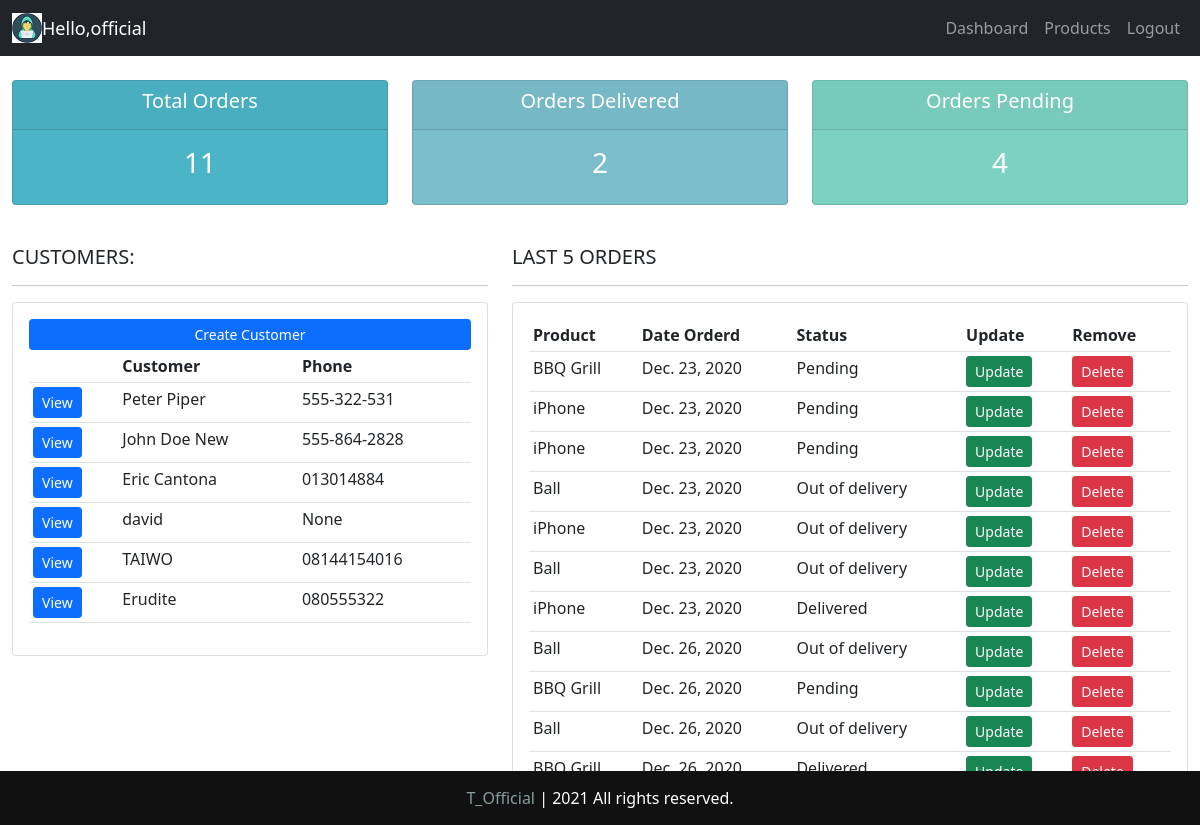
The app's page / (signed in) with its own data.
### accounts/models.py (models this page shows, shortened)
class Customer(models.Model):
    user = models.OneToOneField(
        User, blank=True, null=True, on_delete=models.CASCADE)
    name = models.CharField(max_length=200, null=True)
    phone = models.CharField(max_length=200, null=True)
    email = models.CharField(max_length=200, null=True)
    profile_pic = models.ImageField(
        default="unnamed.jpg", null=True, blank=True)
    date_created = models.DateField(auto_now_add=True, null=True)

class Order(models.Model):
    STATUS = (
        ('Pending', 'Pending'),
        ('Out of delivery', 'Out of delivery'),
        ('Delivered', 'Delivered'),
    )
    customer = models.ForeignKey(
        Customer, null=True, on_delete=models.SET_NULL)
    product = models.ForeignKey(Product, null=True, on_delete=models.SET_NULL)
    date_created = models.DateField(auto_now_add=True, null=True)
    status = models.CharField(max_length=200, null=True, choices=STATUS)
    note = models.CharField(max_length=1000, null=True)

class Product(models.Model):
    CATEGORY = (
        ('Indoor', 'Indoor'),
        ('Outdoor', 'Outdoor'),
    )
    name = models.CharField(max_length=200, null=True)
    price = models.FloatField(null=True)
    category = models.CharField(max_length=200, null=True, choices=CATEGORY)
    description = models.CharField(max_length=200, null=True, blank=True)
    date_created = models.DateField(auto_now_add=True, null=True)
    tags = models.ManyToManyField(Tag)
    def __str__(self):
        return self.name

### accounts/decorators.py (the view)
    def wrapper_function(request, *args, **kwargs):
        group =None
        if request.user.groups.exists():
            group =request.user.groups.all()[0].name
        if group == 'customer':
            return redirect('userPage')
        if group == 'admin':
            return view_func(request, *args, **kwargs)
        else:
            return HttpResponse('You are not authorized to view this page')

### accounts/views.py (called while the page is built)
@login_required(login_url ='loginPage')
@admin_only
def index(request):
    orders = Order.objects.all()
    customers = Customer.objects.all()
    total_customers =customers.count()
    total_orders =orders.count()
    delivered =orders.filter(status= 'Delivered').count()
    pending =orders.filter(status ='Pending').count()
    context = {'orders': orders, 'customers': customers, 'total_orders': total_orders,
    'delivered': delivered, 'pending': pending}
    return render(request, 'accounts/dashboard.html', context)

### templates/accounts/dashboard.html
{%  extends 'accounts/base.html' %}
{% block content %}
{%  include 'accounts/status.html' %}
<br>
<div class="row">
	<div class="col-md-5">
		<h5>CUSTOMERS:</h5>
		<hr>
		<div class="card card-body">
			<a class="btn btn-primary  btn-sm btn-block" href="">Create Customer</a>
			<table class="table table-sm">
				<tr>
					<th></th>
					<th>Customer</th>
					<th>Phone</th>
				</tr>
				{% for customer in customers %}
				<tr>
					<td><a class="btn btn-sm btn-primary" href="{%url 'customer' customer.id %}">View</td>
					<td>{{customer.name}}</td>
					<td>{{customer.phone}}</td>
				</tr>
				{% endfor %}
			</table>
		</div>
	</div>
	<div class="col-md-7">
		<h5>LAST 5 ORDERS</h5>
		<hr>
		<div class="card card-body">
			<table class="table table-sm">
				<tr>
					<th>Product</th>
					<th>Date Orderd</th>
					<th>Status</th>
					<th>Update</th>
					<th>Remove</th>
				</tr>
		{% for order in orders %}
		<tr>
			<td>{{order.product}}</td>
			<td>{{order.date_created}}</td>
			<td>{{order.status}}</td>
			<td><a class="btn btn-sm btn-success" href="{% url 'update_order' order.id %}">Update</td>
			<td><a class="btn btn-sm btn-danger" href="{% url 'delete_order' order.id %}">Delete</td>
		</tr>
		{% endfor %}
			</table>
		</div>
	</div>
</div>
{% endblock %}

### templates/accounts/base.html (shortened to what this page needs)
{% load static %}
<!DOCTYPE html>
<html lang="en">
<head>
    <link rel="stylesheet" href="{% static 'css/style.css' %}">
<link href="https://cdn.jsdelivr.net/npm/bootstrap@5.0.0-beta1/dist/css/bootstrap.min.css" rel="stylesheet">
<body>
   {% include 'accounts/navbar.html' %}
    <div class="container-fluid">
    {% block content %}
    {% endblock content %}
    </div>
    <footer>
    <span><a href="#">T_Official</a> |
        <script> document.write(new Date().getFullYear())</script> All
        rights reserved.
    </span>
     </footer>
</body>
</html>

### templates/accounts/navbar.html (shortened to what this page needs)
{% load static %}
<nav class="navbar navbar-expand-md navbar-dark bg-dark">
  <div class="container-fluid">
        <img src="{% static 'images/logo2.jpg' %}">
        <span class="hello-msg">  Hello,{{request.user}}</span>
    <div class="collapse navbar-collapse" id="navbarsExampleDefault">
      <ul class="navbar-nav navbar-right mb-2 mb-md-0">
        {% if request.user.is_staff %}
        <li class="nav-item active">
          <a class="nav-link" href="{% url 'index'%}">Dashboard</a>
        </li>
        <li class="nav-item">
          <a class="nav-link" href="{% url 'products' %}">Products</a>
        </li>
            <li class="nav-item">
              <a class="nav-link " href="{% url 'logoutPage' %}">Logout</a>
            </li>
        {% endif %}
      </ul>
    </div>
    </nav>

### templates/accounts/status.html
<br>
<div class="row">
	<div class="col">
		<div class="col-md">
			<div class="card text-center text-white  mb-3" id="total-orders">
			  	<div class="card-header">
			  		<h5 class="card-title">Total Orders</h5>
			  	</div>
			  	<div class="card-body">
			    	<h3 class="card-title">{{total_orders}}</h3>
			  	</div>
			</div>
		</div>
	</div>
	<div class="col">
		<div class="col-md">
			<div class="card text-center text-white  mb-3" id="orders-delivered">
			  	<div class="card-header">
			  		<h5 class="card-title">Orders Delivered</h5>
			  	</div>
			  	<div class="card-body">
			    	<h3 class="card-title">{{delivered}}</h3>
			  	</div>
			</div>
		</div>
	</div>
	<div class="col">
		<div class="col-md">
			<div class="card text-center text-white  mb-3" id="orders-pending">
			  	<div class="card-header">
			  		<h5 class="card-title">Orders Pending</h5>
			  	</div>
			  	<div class="card-body">
			    	<h3 class="card-title">{{pending}}</h3>
			  	</div>
			</div>
		</div>
	</div>
</div>

### static/css/style.css (style rules this page uses)
body { background-color: #ebeff5; }
#total-orders { background-color: #4cb4c7; }
#orders-delivered { background-color: #7abecc; }
#orders-pending { background-color: #7cd1c0; }
footer { background: #111; padding: 15px 23px; color: #fff; text-align: center; position: fixed; left: 0; bottom: 0; width: 100%; }
footer span a { color: rgb(135, 157, 158); text-decoration: none; font-weight: 500; }

### templates/accounts/navbar.html (style rules this page uses)
.hello-msg { font-size: 18px; color: #fff; margin-right: 20px; }

### records on screen
Customer: name "Peter Piper", phone "555-322-531"
Customer: name "John Doe New", phone "555-864-2828"
Customer: name "Eric Cantona", phone "013014884"
Customer: name "david", phone "None"
Customer: name "TAIWO", phone "08144154016"
Customer: name "Erudite", phone "080555322"
Order: product "BBQ Grill", date_created "Dec. 23, 2020", status "Pending"
Order: product "iPhone", date_created "Dec. 23, 2020", status "Pending"
Order: product "iPhone", date_created "Dec. 23, 2020", status "Pending"
Order: product "Ball", date_created "Dec. 23, 2020", status "Out of delivery"
Order: product "iPhone", date_created "Dec. 23, 2020", status "Out of delivery"
Order: product "Ball", date_created "Dec. 23, 2020", status "Out of delivery"
Order: product "iPhone", date_created "Dec. 23, 2020", status "Delivered"
Order: product "Ball", date_created "Dec. 26, 2020", status "Out of delivery"
Order: product "BBQ Grill", date_created "Dec. 26, 2020", status "Pending"
Order: product "Ball", date_created "Dec. 26, 2020", status "Out of delivery"
Order: product "BBQ Grill", date_created "Dec. 26, 2020", status "Delivered"

### other values on screen
{{ request.user }} "official"
{{ total_orders }} "11"
{{ delivered }} "2"
{{ pending }} "4"
